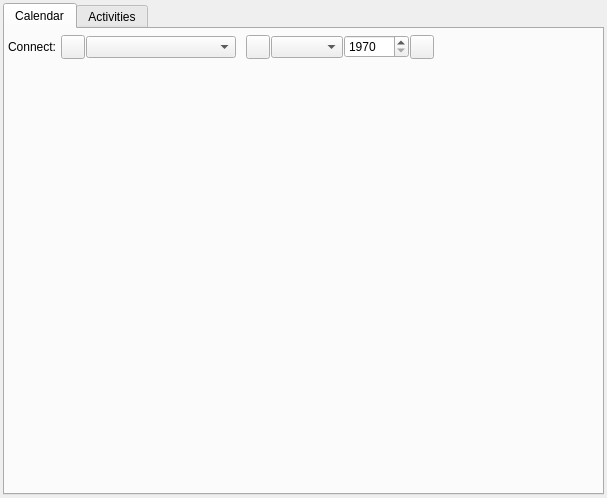
<?xml version="1.0" encoding="UTF-8"?>
<ui version="4.0">
 <class>DB_CalendarWidget</class>
 <widget class="QWidget" name="DB_CalendarWidget">
  <property name="geometry">
   <rect>
    <x>0</x>
    <y>0</y>
    <width>600</width>
    <height>498</height>
   </rect>
  </property>
  <property name="baseSize">
   <size>
    <width>600</width>
    <height>500</height>
   </size>
  </property>
  <property name="windowTitle">
   <string>Form</string>
  </property>
  <layout class="QGridLayout" name="gridLayout_7">
   <property name="leftMargin">
    <number>3</number>
   </property>
   <property name="topMargin">
    <number>3</number>
   </property>
   <property name="rightMargin">
    <number>3</number>
   </property>
   <property name="bottomMargin">
    <number>3</number>
   </property>
   <property name="spacing">
    <number>3</number>
   </property>
   <item row="0" column="0">
    <widget class="QTabWidget" name="tabWidget">
     <property name="enabled">
      <bool>true</bool>
     </property>
     <property name="currentIndex">
      <number>0</number>
     </property>
     <widget class="QWidget" name="tabCalendar">
      <property name="enabled">
       <bool>true</bool>
      </property>
      <attribute name="title">
       <string>Calendar</string>
      </attribute>
      <layout class="QGridLayout" name="gridLayout_6">
       <property name="leftMargin">
        <number>3</number>
       </property>
       <property name="topMargin">
        <number>3</number>
       </property>
       <property name="rightMargin">
        <number>3</number>
       </property>
       <property name="bottomMargin">
        <number>3</number>
       </property>
       <property name="spacing">
        <number>3</number>
       </property>
       <item row="0" column="0">
        <layout class="QHBoxLayout" name="horizontalLayout_4">
         <property name="spacing">
          <number>1</number>
         </property>
         <property name="sizeConstraint">
          <enum>QLayout::SetMinimumSize</enum>
         </property>
         <item>
          <widget class="QLabel" name="label_16">
           <property name="text">
            <string>Connect: </string>
           </property>
          </widget>
         </item>
         <item>
          <widget class="QToolButton" name="pbDatabase">
           <property name="minimumSize">
            <size>
             <width>24</width>
             <height>24</height>
            </size>
           </property>
           <property name="maximumSize">
            <size>
             <width>24</width>
             <height>24</height>
            </size>
           </property>
           <property name="toolTip">
            <string>Connect to database</string>
           </property>
           <property name="text">
            <string/>
           </property>
           <property name="icon">
            <iconset resource="db.qrc">
             <normaloff>:/images/icons/database_link.png</normaloff>:/images/icons/database_link.png</iconset>
           </property>
           <property name="checkable">
            <bool>false</bool>
           </property>
           <property name="checked">
            <bool>false</bool>
           </property>
          </widget>
         </item>
         <item>
          <spacer name="horizontalSpacer">
           <property name="orientation">
            <enum>Qt::Horizontal</enum>
           </property>
           <property name="sizeHint" stdset="0">
            <size>
             <width>20</width>
             <height>20</height>
            </size>
           </property>
          </spacer>
         </item>
         <item>
          <widget class="QComboBox" name="cbCalendarMode">
           <property name="minimumSize">
            <size>
             <width>150</width>
             <height>0</height>
            </size>
           </property>
          </widget>
         </item>
         <item>
          <widget class="QStackedWidget" name="stkdWidget">
           <property name="sizePolicy">
            <sizepolicy hsizetype="Minimum" vsizetype="Minimum">
             <horstretch>0</horstretch>
             <verstretch>0</verstretch>
            </sizepolicy>
           </property>
           <property name="currentIndex">
            <number>0</number>
           </property>
           <widget class="QWidget" name="pageMonth">
            <property name="sizePolicy">
             <sizepolicy hsizetype="Preferred" vsizetype="Minimum">
              <horstretch>0</horstretch>
              <verstretch>0</verstretch>
             </sizepolicy>
            </property>
            <layout class="QGridLayout" name="gridLayout_3">
             <property name="topMargin">
              <number>3</number>
             </property>
             <property name="bottomMargin">
              <number>3</number>
             </property>
             <item row="0" column="0">
              <layout class="QHBoxLayout" name="horizontalLayout">
               <property name="spacing">
                <number>1</number>
               </property>
               <property name="sizeConstraint">
                <enum>QLayout::SetMinimumSize</enum>
               </property>
               <item>
                <widget class="QToolButton" name="pbPreviousMonth">
                 <property name="minimumSize">
                  <size>
                   <width>24</width>
                   <height>24</height>
                  </size>
                 </property>
                 <property name="maximumSize">
                  <size>
                   <width>24</width>
                   <height>24</height>
                  </size>
                 </property>
                 <property name="toolTip">
                  <string>Previous month</string>
                 </property>
                 <property name="text">
                  <string/>
                 </property>
                 <property name="icon">
                  <iconset resource="db.qrc">
                   <normaloff>:/images/icons/bullet_back.png</normaloff>:/images/icons/bullet_back.png</iconset>
                 </property>
                </widget>
               </item>
               <item>
                <widget class="QComboBox" name="cbMonth"/>
               </item>
               <item>
                <widget class="QSpinBox" name="sbYear">
                 <property name="minimumSize">
                  <size>
                   <width>65</width>
                   <height>0</height>
                  </size>
                 </property>
                 <property name="minimum">
                  <number>1970</number>
                 </property>
                 <property name="maximum">
                  <number>2100</number>
                 </property>
                </widget>
               </item>
               <item>
                <widget class="QToolButton" name="pbNextMonth">
                 <property name="minimumSize">
                  <size>
                   <width>24</width>
                   <height>24</height>
                  </size>
                 </property>
                 <property name="maximumSize">
                  <size>
                   <width>24</width>
                   <height>24</height>
                  </size>
                 </property>
                 <property name="toolTip">
                  <string>Next month</string>
                 </property>
                 <property name="text">
                  <string/>
                 </property>
                 <property name="icon">
                  <iconset resource="db.qrc">
                   <normaloff>:/images/icons/bullet_go.png</normaloff>:/images/icons/bullet_go.png</iconset>
                 </property>
                </widget>
               </item>
               <item>
                <spacer name="horizontalSpacer_6">
                 <property name="orientation">
                  <enum>Qt::Horizontal</enum>
                 </property>
                 <property name="sizeHint" stdset="0">
                  <size>
                   <width>40</width>
                   <height>20</height>
                  </size>
                 </property>
                </spacer>
               </item>
              </layout>
             </item>
            </layout>
           </widget>
           <widget class="QWidget" name="pageWeek">
            <property name="sizePolicy">
             <sizepolicy hsizetype="Preferred" vsizetype="Minimum">
              <horstretch>0</horstretch>
              <verstretch>0</verstretch>
             </sizepolicy>
            </property>
            <layout class="QGridLayout" name="gridLayout_2">
             <property name="topMargin">
              <number>3</number>
             </property>
             <property name="bottomMargin">
              <number>3</number>
             </property>
             <item row="0" column="0">
              <layout class="QHBoxLayout" name="horizontalLayout_2">
               <property name="sizeConstraint">
                <enum>QLayout::SetMinimumSize</enum>
               </property>
               <item>
                <widget class="QPushButton" name="pbPreviousWeek">
                 <property name="minimumSize">
                  <size>
                   <width>24</width>
                   <height>24</height>
                  </size>
                 </property>
                 <property name="maximumSize">
                  <size>
                   <width>24</width>
                   <height>24</height>
                  </size>
                 </property>
                 <property name="toolTip">
                  <string>Previous week</string>
                 </property>
                 <property name="text">
                  <string/>
                 </property>
                 <property name="icon">
                  <iconset resource="db.qrc">
                   <normaloff>:/images/icons/bullet_back.png</normaloff>:/images/icons/bullet_back.png</iconset>
                 </property>
                </widget>
               </item>
               <item>
                <widget class="QSpinBox" name="sbWeeks">
                 <property name="toolTip">
                  <string>Number of weeks</string>
                 </property>
                 <property name="minimum">
                  <number>1</number>
                 </property>
                 <property name="maximum">
                  <number>11</number>
                 </property>
                </widget>
               </item>
               <item>
                <widget class="QPushButton" name="pbNextWeek">
                 <property name="minimumSize">
                  <size>
                   <width>24</width>
                   <height>24</height>
                  </size>
                 </property>
                 <property name="maximumSize">
                  <size>
                   <width>24</width>
                   <height>24</height>
                  </size>
                 </property>
                 <property name="toolTip">
                  <string>Next week</string>
                 </property>
                 <property name="text">
                  <string/>
                 </property>
                 <property name="icon">
                  <iconset resource="db.qrc">
                   <normaloff>:/images/icons/bullet_go.png</normaloff>:/images/icons/bullet_go.png</iconset>
                 </property>
                </widget>
               </item>
               <item>
                <spacer name="horizontalSpacer_4">
                 <property name="orientation">
                  <enum>Qt::Horizontal</enum>
                 </property>
                 <property name="sizeHint" stdset="0">
                  <size>
                   <width>40</width>
                   <height>20</height>
                  </size>
                 </property>
                </spacer>
               </item>
              </layout>
             </item>
            </layout>
           </widget>
           <widget class="QWidget" name="pageRange">
            <property name="sizePolicy">
             <sizepolicy hsizetype="Preferred" vsizetype="Minimum">
              <horstretch>0</horstretch>
              <verstretch>0</verstretch>
             </sizepolicy>
            </property>
            <layout class="QGridLayout" name="gridLayout">
             <property name="topMargin">
              <number>3</number>
             </property>
             <property name="bottomMargin">
              <number>3</number>
             </property>
             <item row="0" column="0">
              <layout class="QHBoxLayout" name="horizontalLayout_3">
               <property name="sizeConstraint">
                <enum>QLayout::SetMinimumSize</enum>
               </property>
               <item>
                <widget class="QPushButton" name="pbPreviousRange">
                 <property name="minimumSize">
                  <size>
                   <width>24</width>
                   <height>24</height>
                  </size>
                 </property>
                 <property name="maximumSize">
                  <size>
                   <width>24</width>
                   <height>24</height>
                  </size>
                 </property>
                 <property name="toolTip">
                  <string>Previous range</string>
                 </property>
                 <property name="text">
                  <string/>
                 </property>
                 <property name="icon">
                  <iconset resource="db.qrc">
                   <normaloff>:/images/icons/bullet_back.png</normaloff>:/images/icons/bullet_back.png</iconset>
                 </property>
                </widget>
               </item>
               <item>
                <widget class="QLabel" name="label">
                 <property name="text">
                  <string>From:</string>
                 </property>
                </widget>
               </item>
               <item>
                <widget class="QDateEdit" name="deFrom">
                 <property name="displayFormat">
                  <string>yyyy-MM-dd</string>
                 </property>
                 <property name="calendarPopup">
                  <bool>true</bool>
                 </property>
                </widget>
               </item>
               <item>
                <widget class="QLabel" name="label_2">
                 <property name="text">
                  <string>To:</string>
                 </property>
                </widget>
               </item>
               <item>
                <widget class="QDateEdit" name="deTo">
                 <property name="displayFormat">
                  <string>yyyy-MM-dd</string>
                 </property>
                 <property name="calendarPopup">
                  <bool>true</bool>
                 </property>
                </widget>
               </item>
               <item>
                <widget class="QPushButton" name="pbNextRange">
                 <property name="minimumSize">
                  <size>
                   <width>24</width>
                   <height>24</height>
                  </size>
                 </property>
                 <property name="maximumSize">
                  <size>
                   <width>24</width>
                   <height>24</height>
                  </size>
                 </property>
                 <property name="toolTip">
                  <string>Next range</string>
                 </property>
                 <property name="text">
                  <string/>
                 </property>
                 <property name="icon">
                  <iconset resource="db.qrc">
                   <normaloff>:/images/icons/bullet_go.png</normaloff>:/images/icons/bullet_go.png</iconset>
                 </property>
                </widget>
               </item>
               <item>
                <spacer name="horizontalSpacer_2">
                 <property name="orientation">
                  <enum>Qt::Horizontal</enum>
                 </property>
                 <property name="sizeHint" stdset="0">
                  <size>
                   <width>40</width>
                   <height>20</height>
                  </size>
                 </property>
                </spacer>
               </item>
              </layout>
             </item>
            </layout>
           </widget>
          </widget>
         </item>
        </layout>
       </item>
       <item row="1" column="0">
        <widget class="DB_CalendarView" name="mCalendarView" native="true">
         <property name="sizePolicy">
          <sizepolicy hsizetype="Expanding" vsizetype="Expanding">
           <horstretch>1</horstretch>
           <verstretch>1</verstretch>
          </sizepolicy>
         </property>
         <property name="sizeIncrement">
          <size>
           <width>1</width>
           <height>1</height>
          </size>
         </property>
         <property name="baseSize">
          <size>
           <width>0</width>
           <height>0</height>
          </size>
         </property>
        </widget>
       </item>
      </layout>
     </widget>
     <widget class="QWidget" name="tabActivities">
      <attribute name="title">
       <string>Activities</string>
      </attribute>
      <layout class="QGridLayout" name="gridLayout_5">
       <property name="leftMargin">
        <number>3</number>
       </property>
       <property name="topMargin">
        <number>3</number>
       </property>
       <property name="rightMargin">
        <number>3</number>
       </property>
       <property name="bottomMargin">
        <number>3</number>
       </property>
       <property name="spacing">
        <number>3</number>
       </property>
       <item row="0" column="0" colspan="2">
        <widget class="QGroupBox" name="gbActivities">
         <property name="sizePolicy">
          <sizepolicy hsizetype="Preferred" vsizetype="Preferred">
           <horstretch>1</horstretch>
           <verstretch>1</verstretch>
          </sizepolicy>
         </property>
         <property name="title">
          <string>General Activities (DB Perspective)</string>
         </property>
         <layout class="QGridLayout" name="gridLayout_4">
          <property name="leftMargin">
           <number>3</number>
          </property>
          <property name="topMargin">
           <number>3</number>
          </property>
          <property name="rightMargin">
           <number>3</number>
          </property>
          <property name="bottomMargin">
           <number>3</number>
          </property>
          <property name="spacing">
           <number>3</number>
          </property>
          <item row="0" column="0">
           <layout class="QHBoxLayout" name="horizontalLayout_5">
            <property name="spacing">
             <number>1</number>
            </property>
            <item>
             <widget class="QToolButton" name="pbAdd">
              <property name="minimumSize">
               <size>
                <width>24</width>
                <height>24</height>
               </size>
              </property>
              <property name="maximumSize">
               <size>
                <width>24</width>
                <height>24</height>
               </size>
              </property>
              <property name="toolTip">
               <string>Add activity</string>
              </property>
              <property name="text">
               <string/>
              </property>
              <property name="icon">
               <iconset resource="db.qrc">
                <normaloff>:/images/icons/add.png</normaloff>:/images/icons/add.png</iconset>
              </property>
             </widget>
            </item>
            <item>
             <widget class="QToolButton" name="pbDelete">
              <property name="minimumSize">
               <size>
                <width>24</width>
                <height>24</height>
               </size>
              </property>
              <property name="maximumSize">
               <size>
                <width>24</width>
                <height>24</height>
               </size>
              </property>
              <property name="toolTip">
               <string>Delete activity</string>
              </property>
              <property name="text">
               <string/>
              </property>
              <property name="icon">
               <iconset resource="db.qrc">
                <normaloff>:/images/icons/delete.png</normaloff>:/images/icons/delete.png</iconset>
              </property>
             </widget>
            </item>
            <item>
             <widget class="QToolButton" name="pbSave">
              <property name="minimumSize">
               <size>
                <width>24</width>
                <height>24</height>
               </size>
              </property>
              <property name="maximumSize">
               <size>
                <width>24</width>
                <height>24</height>
               </size>
              </property>
              <property name="toolTip">
               <string>Save to database</string>
              </property>
              <property name="text">
               <string/>
              </property>
              <property name="icon">
               <iconset resource="db.qrc">
                <normaloff>:/images/icons/database_save.png</normaloff>:/images/icons/database_save.png</iconset>
              </property>
             </widget>
            </item>
            <item>
             <spacer name="horizontalSpacer_7">
              <property name="orientation">
               <enum>Qt::Horizontal</enum>
              </property>
              <property name="sizeHint" stdset="0">
               <size>
                <width>40</width>
                <height>20</height>
               </size>
              </property>
             </spacer>
            </item>
            <item>
             <widget class="QLabel" name="label_13">
              <property name="text">
               <string>Status</string>
              </property>
              <property name="margin">
               <number>4</number>
              </property>
              <property name="indent">
               <number>0</number>
              </property>
             </widget>
            </item>
            <item>
             <widget class="QComboBox" name="cbSelectStatus">
              <property name="minimumSize">
               <size>
                <width>150</width>
                <height>0</height>
               </size>
              </property>
              <property name="maximumSize">
               <size>
                <width>150</width>
                <height>16777215</height>
               </size>
              </property>
             </widget>
            </item>
           </layout>
          </item>
          <item row="1" column="0">
           <widget class="QTableView" name="tvActivity">
            <property name="sizePolicy">
             <sizepolicy hsizetype="Expanding" vsizetype="Expanding">
              <horstretch>1</horstretch>
              <verstretch>1</verstretch>
             </sizepolicy>
            </property>
           </widget>
          </item>
         </layout>
        </widget>
       </item>
       <item row="1" column="0">
        <layout class="QFormLayout" name="formLayout">
         <property name="labelAlignment">
          <set>Qt::AlignRight|Qt::AlignTrailing|Qt::AlignVCenter</set>
         </property>
         <property name="verticalSpacing">
          <number>3</number>
         </property>
         <item row="0" column="0">
          <widget class="QLabel" name="label_3">
           <property name="text">
            <string>Type</string>
           </property>
          </widget>
         </item>
         <item row="0" column="1">
          <widget class="QComboBox" name="cbActivityType">
           <property name="maximumSize">
            <size>
             <width>150</width>
             <height>16777215</height>
            </size>
           </property>
          </widget>
         </item>
         <item row="1" column="0">
          <widget class="QLabel" name="label_4">
           <property name="text">
            <string>Code</string>
           </property>
          </widget>
         </item>
         <item row="1" column="1">
          <widget class="QLineEdit" name="leCode">
           <property name="maximumSize">
            <size>
             <width>200</width>
             <height>16777215</height>
            </size>
           </property>
          </widget>
         </item>
         <item row="2" column="0">
          <widget class="QLabel" name="label_5">
           <property name="text">
            <string>Subject</string>
           </property>
          </widget>
         </item>
         <item row="2" column="1">
          <widget class="QLineEdit" name="leSubject">
           <property name="minimumSize">
            <size>
             <width>50</width>
             <height>0</height>
            </size>
           </property>
           <property name="maximumSize">
            <size>
             <width>250</width>
             <height>16777215</height>
            </size>
           </property>
          </widget>
         </item>
         <item row="3" column="0">
          <widget class="QLabel" name="label_7">
           <property name="text">
            <string>Reminder</string>
           </property>
          </widget>
         </item>
         <item row="3" column="1">
          <layout class="QHBoxLayout" name="horizontalLayout_6">
           <item>
            <widget class="QCheckBox" name="chbReminder">
             <property name="maximumSize">
              <size>
               <width>30</width>
               <height>16777215</height>
              </size>
             </property>
             <property name="text">
              <string/>
             </property>
            </widget>
           </item>
           <item>
            <spacer name="horizontalSpacer_3">
             <property name="orientation">
              <enum>Qt::Horizontal</enum>
             </property>
             <property name="sizeType">
              <enum>QSizePolicy::Fixed</enum>
             </property>
             <property name="sizeHint" stdset="0">
              <size>
               <width>10</width>
               <height>20</height>
              </size>
             </property>
            </spacer>
           </item>
           <item>
            <widget class="QLineEdit" name="leReminder">
             <property name="minimumSize">
              <size>
               <width>40</width>
               <height>0</height>
              </size>
             </property>
             <property name="maximumSize">
              <size>
               <width>40</width>
               <height>16777215</height>
              </size>
             </property>
            </widget>
           </item>
           <item>
            <widget class="QLabel" name="label_12">
             <property name="sizePolicy">
              <sizepolicy hsizetype="Expanding" vsizetype="Preferred">
               <horstretch>0</horstretch>
               <verstretch>0</verstretch>
              </sizepolicy>
             </property>
             <property name="text">
              <string>day(s) before start date</string>
             </property>
            </widget>
           </item>
          </layout>
         </item>
         <item row="4" column="0">
          <widget class="QLabel" name="label_8">
           <property name="text">
            <string>Priority</string>
           </property>
          </widget>
         </item>
         <item row="4" column="1">
          <widget class="QComboBox" name="cbPriority">
           <property name="maximumSize">
            <size>
             <width>150</width>
             <height>16777215</height>
            </size>
           </property>
          </widget>
         </item>
         <item row="5" column="0">
          <widget class="QLabel" name="label_14">
           <property name="text">
            <string>Start</string>
           </property>
          </widget>
         </item>
         <item row="5" column="1">
          <widget class="QDateTimeEdit" name="dteStart">
           <property name="maximumSize">
            <size>
             <width>150</width>
             <height>16777215</height>
            </size>
           </property>
           <property name="displayFormat">
            <string>yyyy-MM-dd HH:mm</string>
           </property>
           <property name="calendarPopup">
            <bool>true</bool>
           </property>
          </widget>
         </item>
         <item row="6" column="0">
          <widget class="QLabel" name="label_15">
           <property name="text">
            <string>End/Due</string>
           </property>
          </widget>
         </item>
         <item row="6" column="1">
          <widget class="QDateTimeEdit" name="dteEnd">
           <property name="maximumSize">
            <size>
             <width>150</width>
             <height>16777215</height>
            </size>
           </property>
           <property name="displayFormat">
            <string>yyyy-MM-dd HH:mm</string>
           </property>
           <property name="calendarPopup">
            <bool>true</bool>
           </property>
          </widget>
         </item>
        </layout>
       </item>
       <item row="1" column="1">
        <layout class="QFormLayout" name="formLayout_2">
         <property name="fieldGrowthPolicy">
          <enum>QFormLayout::AllNonFixedFieldsGrow</enum>
         </property>
         <property name="labelAlignment">
          <set>Qt::AlignRight|Qt::AlignTrailing|Qt::AlignVCenter</set>
         </property>
         <property name="verticalSpacing">
          <number>3</number>
         </property>
         <item row="0" column="0">
          <widget class="QLabel" name="label_9">
           <property name="text">
            <string>Location</string>
           </property>
           <property name="alignment">
            <set>Qt::AlignRight|Qt::AlignTop|Qt::AlignTrailing</set>
           </property>
          </widget>
         </item>
         <item row="0" column="1">
          <widget class="QLineEdit" name="leLocation">
           <property name="minimumSize">
            <size>
             <width>50</width>
             <height>0</height>
            </size>
           </property>
           <property name="maximumSize">
            <size>
             <width>250</width>
             <height>16777215</height>
            </size>
           </property>
          </widget>
         </item>
         <item row="1" column="0">
          <widget class="QLabel" name="label_10">
           <property name="text">
            <string>Value</string>
           </property>
           <property name="alignment">
            <set>Qt::AlignRight|Qt::AlignTop|Qt::AlignTrailing</set>
           </property>
          </widget>
         </item>
         <item row="1" column="1">
          <widget class="QLineEdit" name="leValue">
           <property name="maximumSize">
            <size>
             <width>100</width>
             <height>16777215</height>
            </size>
           </property>
          </widget>
         </item>
         <item row="2" column="0">
          <widget class="QLabel" name="label_11">
           <property name="text">
            <string>Status</string>
           </property>
           <property name="alignment">
            <set>Qt::AlignRight|Qt::AlignTop|Qt::AlignTrailing</set>
           </property>
          </widget>
         </item>
         <item row="2" column="1">
          <widget class="QComboBox" name="cbStatus">
           <property name="maximumSize">
            <size>
             <width>150</width>
             <height>16777215</height>
            </size>
           </property>
          </widget>
         </item>
         <item row="3" column="0">
          <widget class="QLabel" name="label_6">
           <property name="text">
            <string>Description&lt;br/&gt;(255 char)</string>
           </property>
           <property name="alignment">
            <set>Qt::AlignRight|Qt::AlignTop|Qt::AlignTrailing</set>
           </property>
          </widget>
         </item>
         <item row="3" column="1">
          <widget class="QPlainTextEdit" name="pteDescription">
           <property name="minimumSize">
            <size>
             <width>50</width>
             <height>0</height>
            </size>
           </property>
           <property name="maximumSize">
            <size>
             <width>250</width>
             <height>90</height>
            </size>
           </property>
          </widget>
         </item>
        </layout>
       </item>
      </layout>
     </widget>
    </widget>
   </item>
  </layout>
 </widget>
 <customwidgets>
  <customwidget>
   <class>DB_CalendarView</class>
   <extends>QWidget</extends>
   <header>db_calendarview.h</header>
   <container>1</container>
  </customwidget>
 </customwidgets>
 <tabstops>
  <tabstop>pbDatabase</tabstop>
  <tabstop>cbCalendarMode</tabstop>
  <tabstop>pbPreviousMonth</tabstop>
  <tabstop>cbMonth</tabstop>
  <tabstop>sbYear</tabstop>
  <tabstop>pbNextMonth</tabstop>
  <tabstop>tabWidget</tabstop>
  <tabstop>pbPreviousWeek</tabstop>
  <tabstop>sbWeeks</tabstop>
  <tabstop>pbNextWeek</tabstop>
  <tabstop>pbPreviousRange</tabstop>
  <tabstop>deFrom</tabstop>
  <tabstop>deTo</tabstop>
  <tabstop>pbNextRange</tabstop>
  <tabstop>tvActivity</tabstop>
  <tabstop>pbAdd</tabstop>
  <tabstop>pbDelete</tabstop>
  <tabstop>pbSave</tabstop>
  <tabstop>cbSelectStatus</tabstop>
  <tabstop>cbActivityType</tabstop>
  <tabstop>leCode</tabstop>
  <tabstop>leSubject</tabstop>
  <tabstop>chbReminder</tabstop>
  <tabstop>leReminder</tabstop>
  <tabstop>cbPriority</tabstop>
  <tabstop>dteStart</tabstop>
  <tabstop>dteEnd</tabstop>
  <tabstop>leLocation</tabstop>
  <tabstop>leValue</tabstop>
  <tabstop>cbStatus</tabstop>
  <tabstop>pteDescription</tabstop>
 </tabstops>
 <resources>
  <include location="db.qrc"/>
 </resources>
 <connections/>
</ui>
